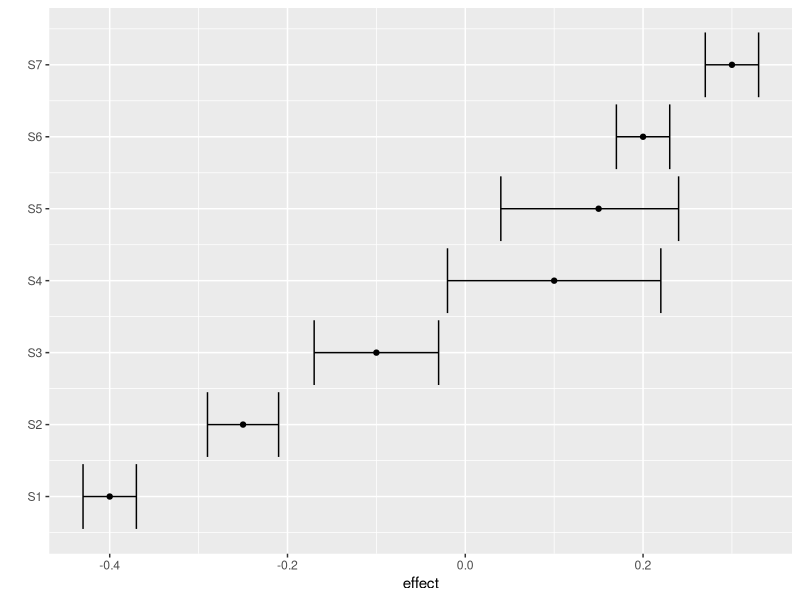
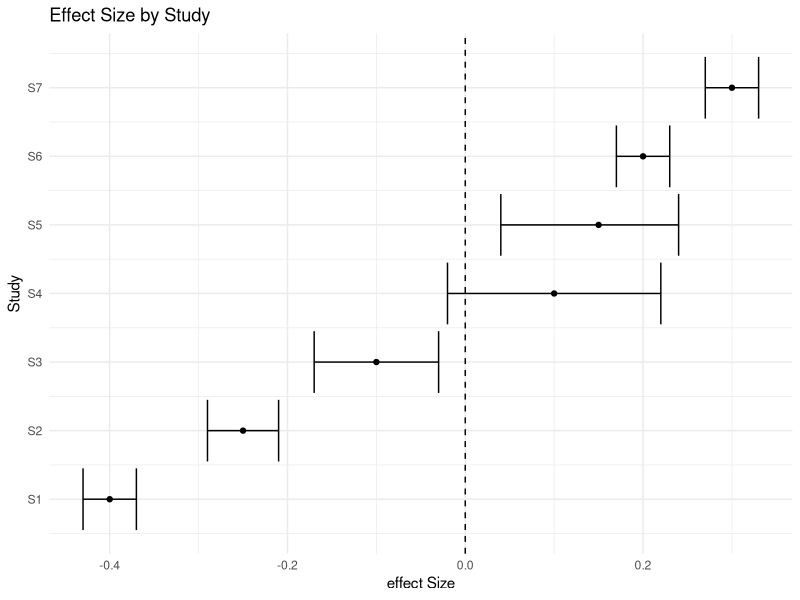
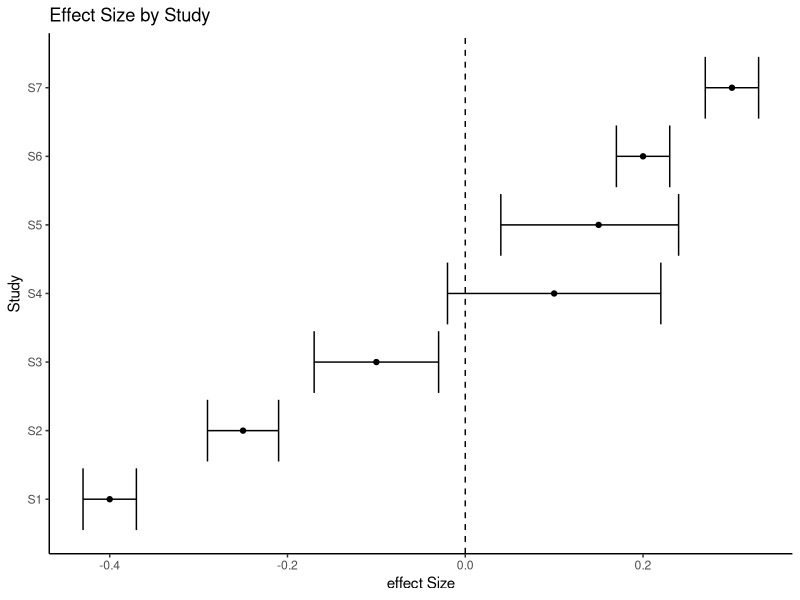

These charts were generated, in order, by the following R code:
# forest plot in R
# create data 
df <- data.frame(study=c('S1', 'S2', 'S3', 'S4', 'S5', 'S6', 'S7'),
                 index=1:7,
                 effect=c(-.4, -.25, -.1, .1, .15, .2, .3),
                 lower=c(-.43, -.29, -.17, -.02, .04, .17, .27),
                 upper=c(-.37, -.21, -.03, .22, .24, .23, .33))

# view data
head(df)

# load ggplot2
library("ggplot2")

# create forest plot
ggplot(data=df, aes(y=index, x=effect, xmin=lower, xmax=upper)) +
  geom_point() + 
  geom_errorbar(height=.1)+
  scale_y_continuous(name="", breaks = 1:nrow(df), labels=df$study)

# load ggplot2
library("ggplot2")

# create forest plot
ggplot(data=df, aes(y=index, x=effect, xmin=lower, xmax=upper)) +
  geom_point() +
  geom_errorbar(height=.1) +
  scale_y_continuous(breaks = 1:nrow(df), labels = df$study) +
  labs(title="Effect Size by Study", x="effect Size", y="Study") +
  geom_vline(xintercept = 0, color="black", linetype="dashed", alphs=.5) +
  theme_minimal()

# modify the loook by changing the theme_classic
ggplot(data=df, aes(y=index, x=effect, xmin=lower, xmax=upper)) +
  geom_point() +
  geom_errorbar(height=.1) +
  scale_y_continuous(breaks = 1:nrow(df), labels = df$study) +
  labs(title="Effect Size by Study", x="effect Size", y="Study") +
  geom_vline(xintercept = 0, color="black", linetype="dashed", alphs=.5) +
  theme_classic()
